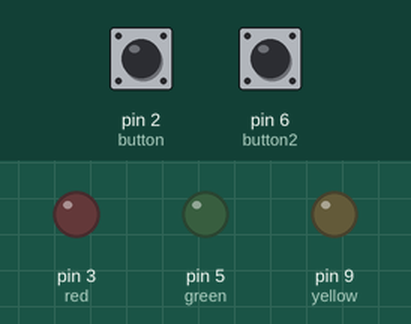
A sketch run on a simulated Arduino Uno, built with avr-gcc and run on an emulated ATmega328P. Parts: output pins drawn as LEDs (lit = HIGH). Inputs (shaded band) come from the test bench; at power-on: pin 2 (button) HIGH, pin 6 (button2) LOW.

Above: at 1.2 s.
1.3 s: pin 2 (button) pulled LOW for 0.15 s
At 2.0 s:
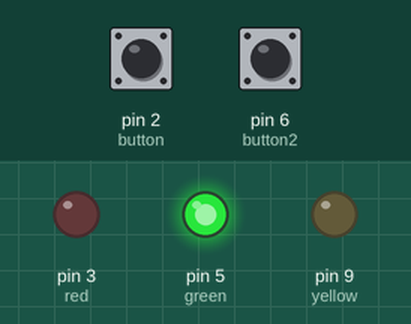
4.3 s: pin 6 (button2) pulled HIGH for 1 s
At 7.2 s:
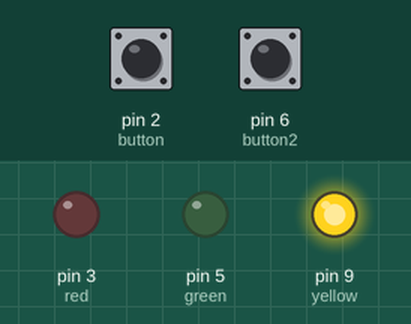
7.3 s: pin 6 (button2) pulled HIGH for 3.2 s
At 9.9 s:
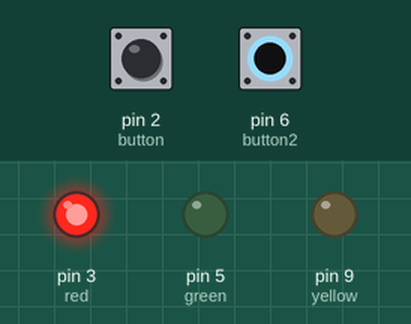
13.5 s: pin 6 (button2) pulled HIGH for 0.15 s
At 13.67 s:
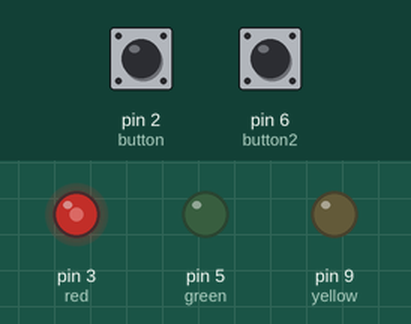
Timing chart, 0 to 17.5 s (numbered marks = the images above; inputs shaded):
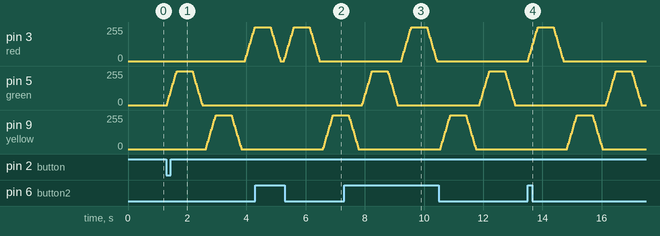

Measured:
- after the input at 1.3 s, pin 3 (red): moves from 0/255 to 255/255 over 0.32 s, starting after 2.7 s; pin 5 (green), pin 9 (yellow): rises from 0/255 to 255/255 in 0.32 s, then falls to 0/255 in 0.86 s
- after the input at 4.3 s, pin 9 (yellow): moves from 0/255 to 255/255 over 0.32 s, starting after 2.3 s
- after the input at 7.3 s, pin 3 (red): rises from 0/255 to 255/255 in 0.32 s, then falls to 0/255 in 0.86 s
- after the input at 13.5 s, pin 3 (red), pin 5 (green), pin 9 (yellow): rises from 0/255 to 255/255 in 0.32 s, then falls to 0/255 in 0.86 s

The sketch:

LambswithCHATGPT.ino
```cpp
const int red = 3;
const int yellow = 9;
const int green = 5;
int now;
int past = 0;
#define button 2
#define button2 6

void setup() {
  pinMode(button, INPUT);
  pinMode(button2, INPUT);
  pinMode(red, OUTPUT);
  pinMode(yellow, OUTPUT);
  pinMode(green, OUTPUT);
}

void loop() {
  if (digitalRead(button) == 0) {
    repeat(green);
    repeat(yellow);
    repeat(red);
  }
  if (digitalRead(button2) == 1) {
    repeat(red);
    repeat(yellow);
    repeat(green);
  }
}


void repeat(int x) {
  fadeLEDUP(x);
  delay(500);
  fadeLEDDOWN(x);
  delay(100);
}

void fadeLEDUP(int pin) {
  for (int brightness = 0; brightness <= 255; brightness += 15) {
    analogWrite(pin, brightness);  // Parlaklığı artır
    delay(20);
  }
}

void fadeLEDDOWN(int pin) {
  for (int brightness = 255; brightness >= 0; brightness -= 15) {
    analogWrite(pin, brightness);  // Parlaklığı azalt
    delay(20);
  }
}
```
